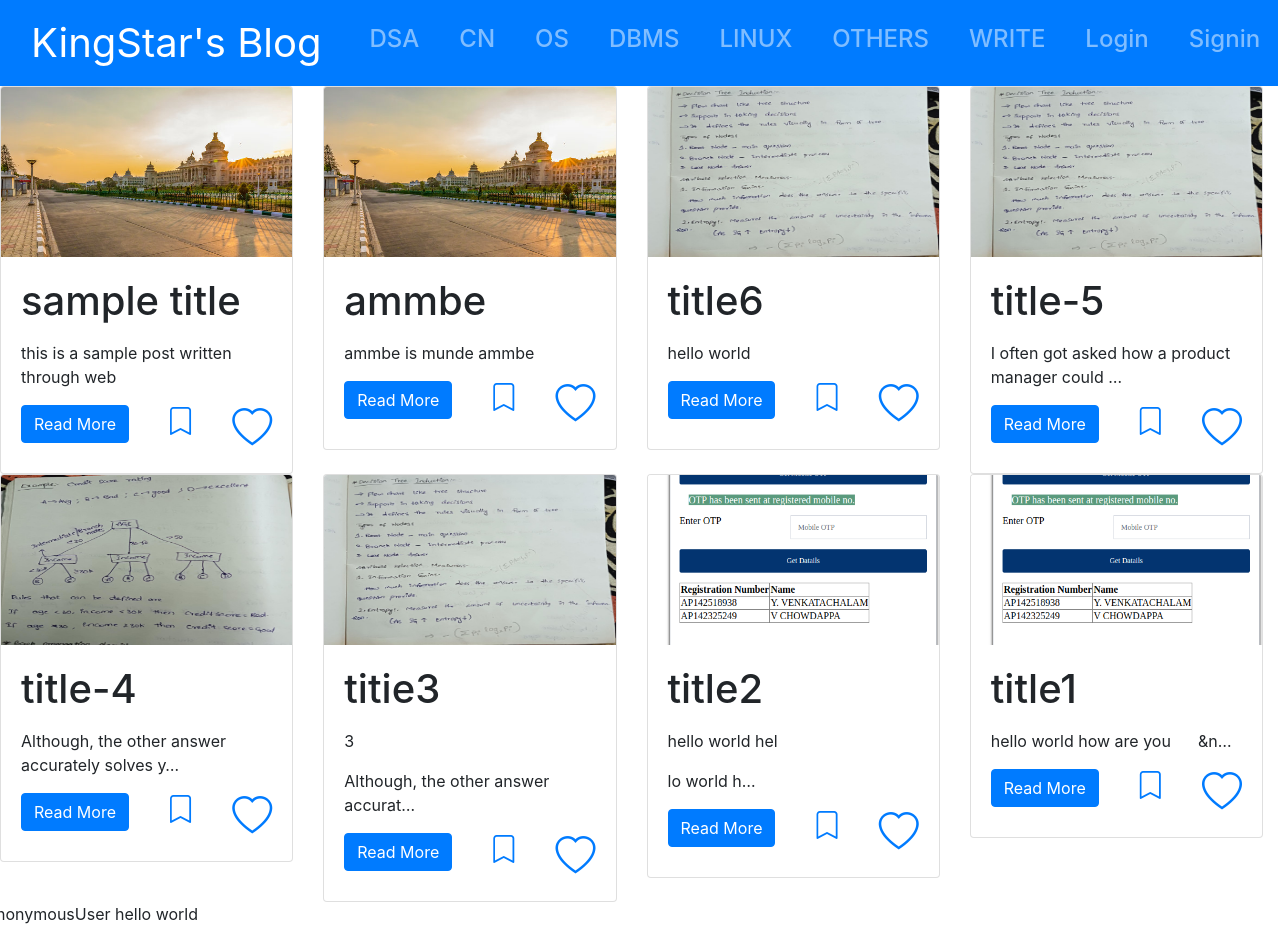
Before: / with the older database file.
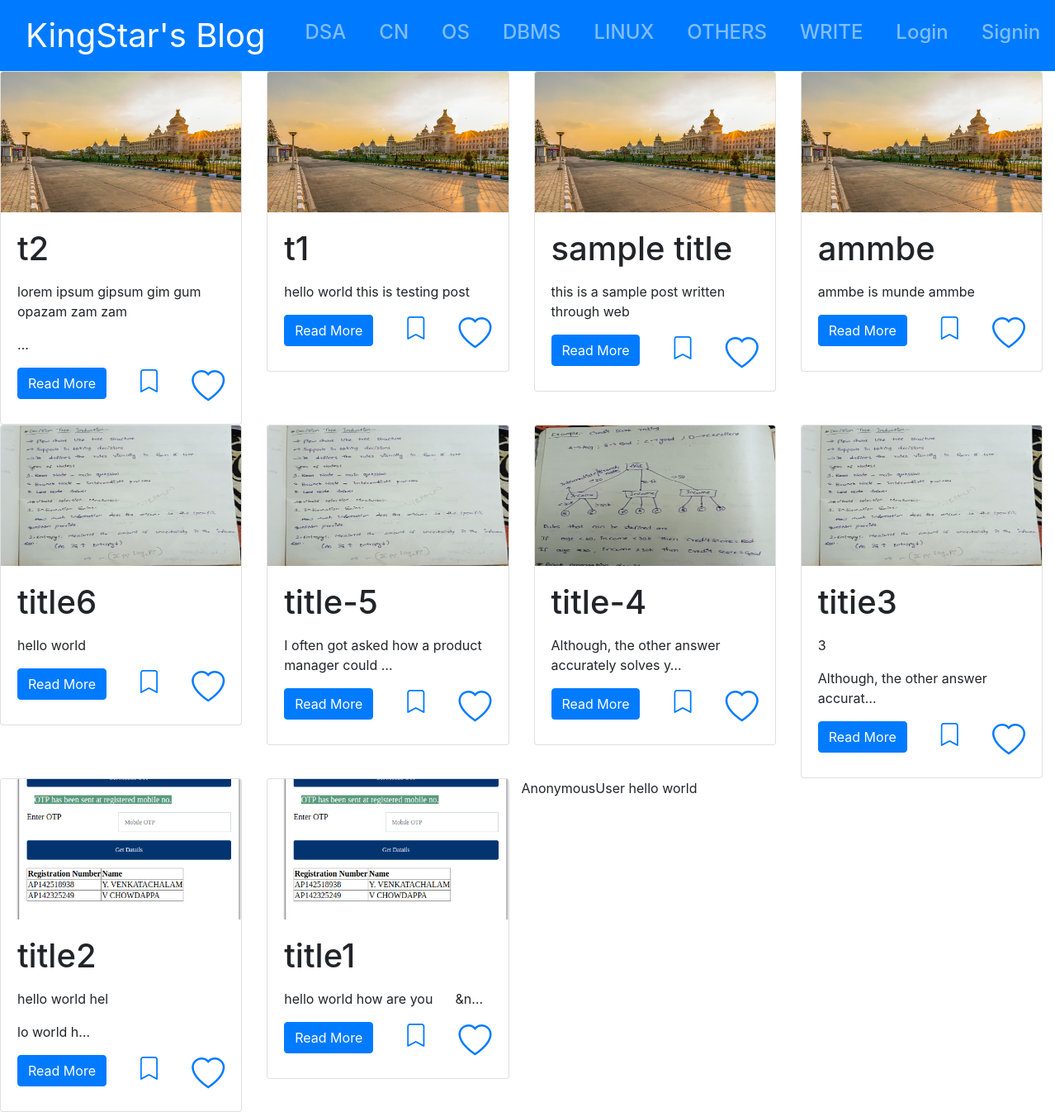
After: the same page with the newer database file.
### blog/models.py (models this page shows, shortened)
class Article(models.Model):
    title = models.CharField(max_length=200, unique=True)
    slug = models.SlugField(max_length=200, unique=True, editable=True)
    author = models.ForeignKey(User, on_delete=models.CASCADE)
    updated_on = models.DateTimeField(auto_now=True)
    created_on = models.DateTimeField(auto_now_add=True)
    content = RichTextField()
    image = models.ImageField(null=True, blank=True,upload_to='images/')
    category = models.CharField(max_length=200, choices=CATEGORY_CHOICES)
    active = models.BooleanField(default=True)
    class Meta:
        ordering = ['-created_on']

### blog/views.py (the view)
# urls.py: path('', views.home, name="home"),
def home(request):
    posts = Article.objects.filter(active = True)
    context = {"articles" : posts}
    if request.user.is_authenticated:
        context["profile"] = UserProfile.objects.get(pk=request.user.id)
    print(settings.MEDIA_ROOT)
    return render(request, 'blog/home.html', context=context)

### templates/blog/home.html (shortened to what this page needs)
{% include "blog/base.html" %}
{% block body %}
    <div class="containter">
        <div class="row mr-0">
            {% if articles %}
                {% block content %}
                    {% include "blog/content.html" %}
                {% endblock %}
            {% else %}
                No Articles to Display
            {% endif %}
        <p>{{ request.user }} hello world</p>
        </div>
    </div>
{% endblock %}

### templates/blog/content.html
                {% load static %}
                {% for article in articles %}
                <div class="col-12 col-sm-6 col-md-6 col-lg-4 col-xl-3">
                    <div class="card">
                        <img class="card-img-top img-fluid" style="height: 170px;"
                            {% if article.image %}
                            src="{{ article.image.url }}"
                            alt="Card image cap"
                            {% else %}
                            src="{% static 'im1.jpg' %}"
                            alt="Card image cap1"
                            {% endif %}
                            >
                        <div class="card-body">
                            <h5 class="card-title h1">{{ article.title }}</h5>
                            <p class="card-text"> {{ article.content|safe|truncatechars:50 }}</p>
                            <div class="d-flex align-items-start justify-content-between">
                            <a href="{% url 'detail'   article.slug  %}" class="btn btn-primary">Read More</a>
                            {% if request.user.is_authenticated and article in profile.read_later.all %}
                                <a href = "{% url 'readlater' article.slug %}"><i class="h3 bi-bookmark-fill text-info"></i></a>
                            {% else %}
                                <a href = "{% url 'readlater' article.slug %}"><i class="h3 bi-bookmark"></i></a>
                            {% endif %}
                            {% if request.user.is_authenticated and article in profile.favourite.all %}
                                <a href = "{% url 'favourite' article.slug %}"><i class="h1 bi-heart-fill text-danger"></i></a>
                            {% else %}
                                <a href = "{% url 'favourite' article.slug %}"><i class="h1 bi-heart"></i></a>
                            {% endif %}
                            </div>
                        </div>
                    </div>
                </div>
                {% endfor %}

Changed rows visible on the page:
added Article: title "t2", content "lorem ipsum gipsum gim gum opazam zam zam …"
added Article: title "t1", content "hello world this is testing post"
